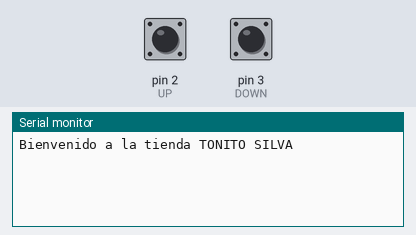
Recording of a sketch running on a simulated Arduino Uno, built with avr-gcc and run on an emulated ATmega328P. On the bench: the last lines printed to the serial monitor. The test bench sets the inputs (shaded band); at power-on: pin 2 (UP) LOW, pin 3 (DOWN) LOW.

Above: at 1.2 s.
1.3 s: pin 2 (UP) pulled HIGH for 0.15 s
At 2.0 s:
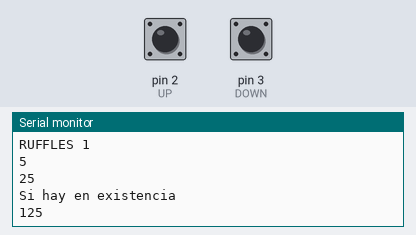
2.9 s: pin 3 (DOWN) pulled HIGH for 0.15 s
At 4.2 s:
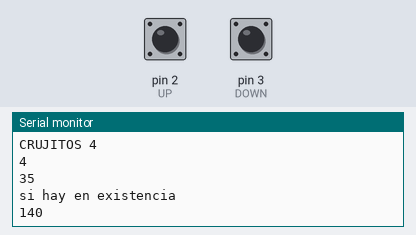
4.5 s: pin 2 (UP) pulled HIGH for 1 s
At 6.1 s:
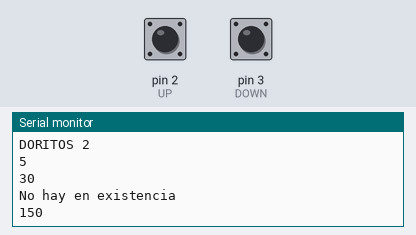
7.0 s: pin 3 (DOWN) pulled HIGH for 3.2 s
At 8.8 s:
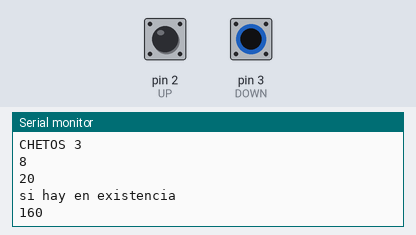
Timing chart, 0 to 10.3 s (numbered marks = the images above; inputs shaded):
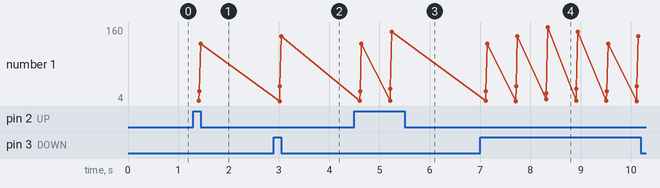

The sketch:

practica_2_taller_uso_de_structs.ino
```cpp
/*
 Fundacion Kinal
 Centro Educativo Tecnico Laboral KINAL
 Electronica
 Grado:5to A
 Nombre:Roberto Monterroso
 Carne :2019507
 */
#define UP 2
#define DOWN 3
 int b = 0;
 int c = 0;
struct producto{
 char     Nombre[20];
 int      Precio;
 int      Stock;
 char     Reserva[20];
 int      precio_de_lote;
 };
producto producto1 = {"RUFFLES 1",5,25,"Si hay en existencia"};
producto producto2 = {"DORITOS 2",5,30,"No hay en existencia",};
producto producto3 = {"CHETOS 3",8,20,"si hay en existencia",};
producto producto4 = {"CRUJITOS 4",4,35,"si hay en existencia",};
void setup() {
 pinMode(UP, INPUT);
 pinMode(DOWN, INPUT);
 Serial.begin(9600);
 Serial.println("Bienvenido a la tienda TONITO SILVA");
};
void loop() {
 if (digitalRead(UP)== HIGH){
  c = 1;
  b++;
  delay(100);}
 if(b>4){
  b = 1;}
  if (digitalRead(DOWN)== HIGH){
  c = 1;
  b--;
  delay(100);}
  if(b<1){
  b = 4;}
while(c==1){
  switch(b)
  {
    case(1):
    {
    Serial.println(producto1.Nombre);
    Serial.println(producto1.Precio);
    Serial.println(producto1.Stock);
    Serial.println(producto1.Reserva);
    Serial.println(producto1.Precio*producto1.Stock);
    Serial.println("");
     delay(500);

    c=2;
    break;
  }
  case(2):
  {
    Serial.println(producto2.Nombre);
    Serial.println(producto2.Precio);
    Serial.println(producto2.Stock);
    Serial.println(producto2.Reserva);
    Serial.println(producto2.Precio*producto2.Stock);
    Serial.println("");
     delay(500);

    c=2;
    break;
}
 case(3):
  {
    Serial.println(producto3.Nombre);
    Serial.println(producto3.Precio);
    Serial.println(producto3.Stock);
    Serial.println(producto3.Reserva);
    Serial.println(producto3.Precio*producto3.Stock);
    Serial.println("");
     delay(500);

    c=2;
    break;
}
 case(4):
  {
    Serial.println(producto4.Nombre);
    Serial.println(producto4.Precio);
    Serial.println(producto4.Stock);
    Serial.println(producto4.Reserva);
    Serial.println(producto4.Precio*producto4.Stock);
    Serial.println("");
     delay(500);

    c=2;
    break;
}
  }
}
}
```

Measured:
- after the input at 1.3 s, the serial monitor: prints a new line after 0.10 s (image 1)
- after the input at 2.9 s, the serial monitor: prints a new line after 0.10 s (image 2)
- after the input at 4.5 s, the serial monitor: prints a new line after 0.10 s (image 3)
- after the input at 7.0 s, the serial monitor: prints a new line after 0.70 s (image 4)
- plotted number 1: 125 → 140 after the input at 2.9 s, 140 → 150 after the input at 4.5 s, 150 → 140 after the input at 7.0 s
